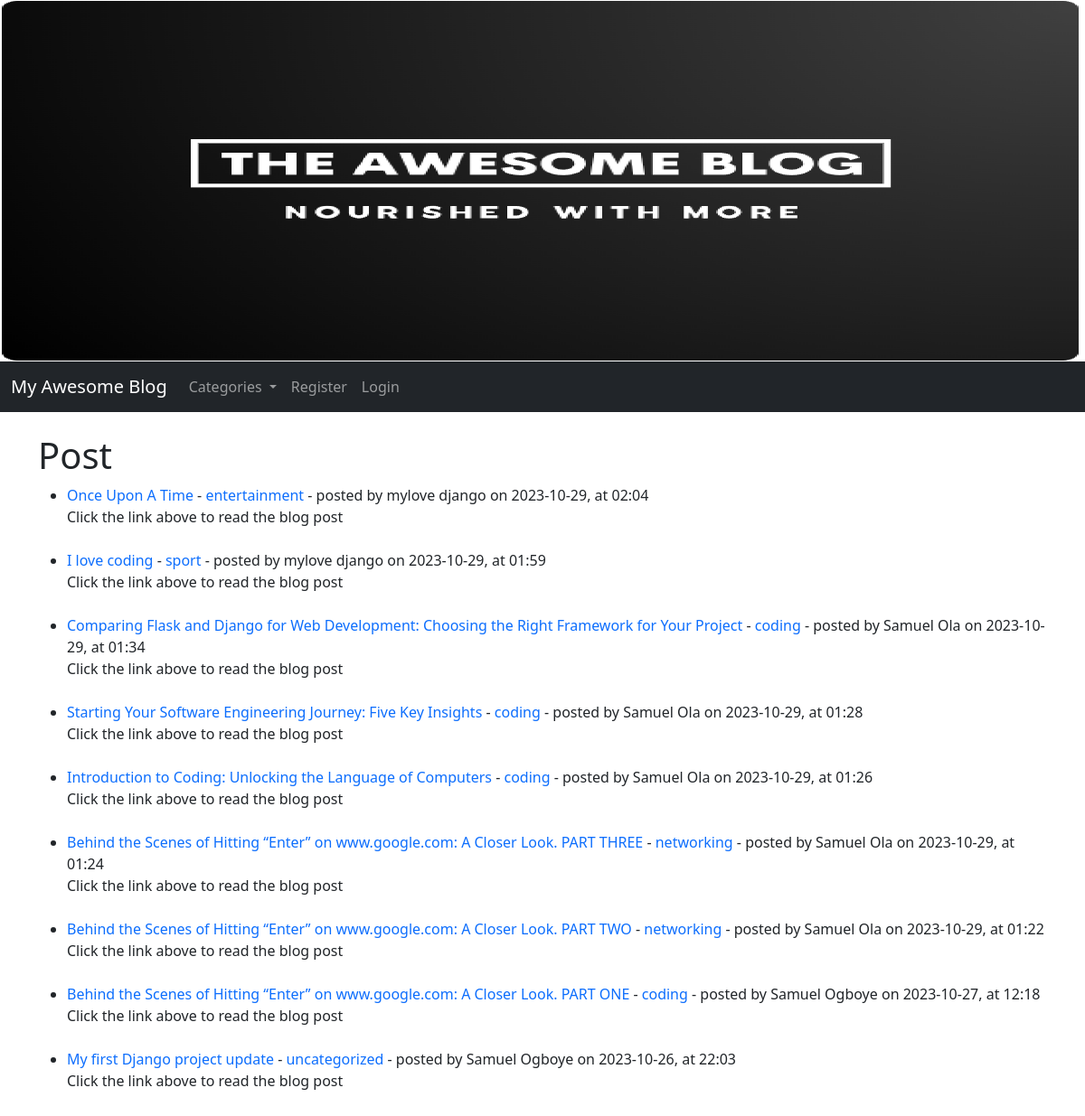
Before: / with the older database file.
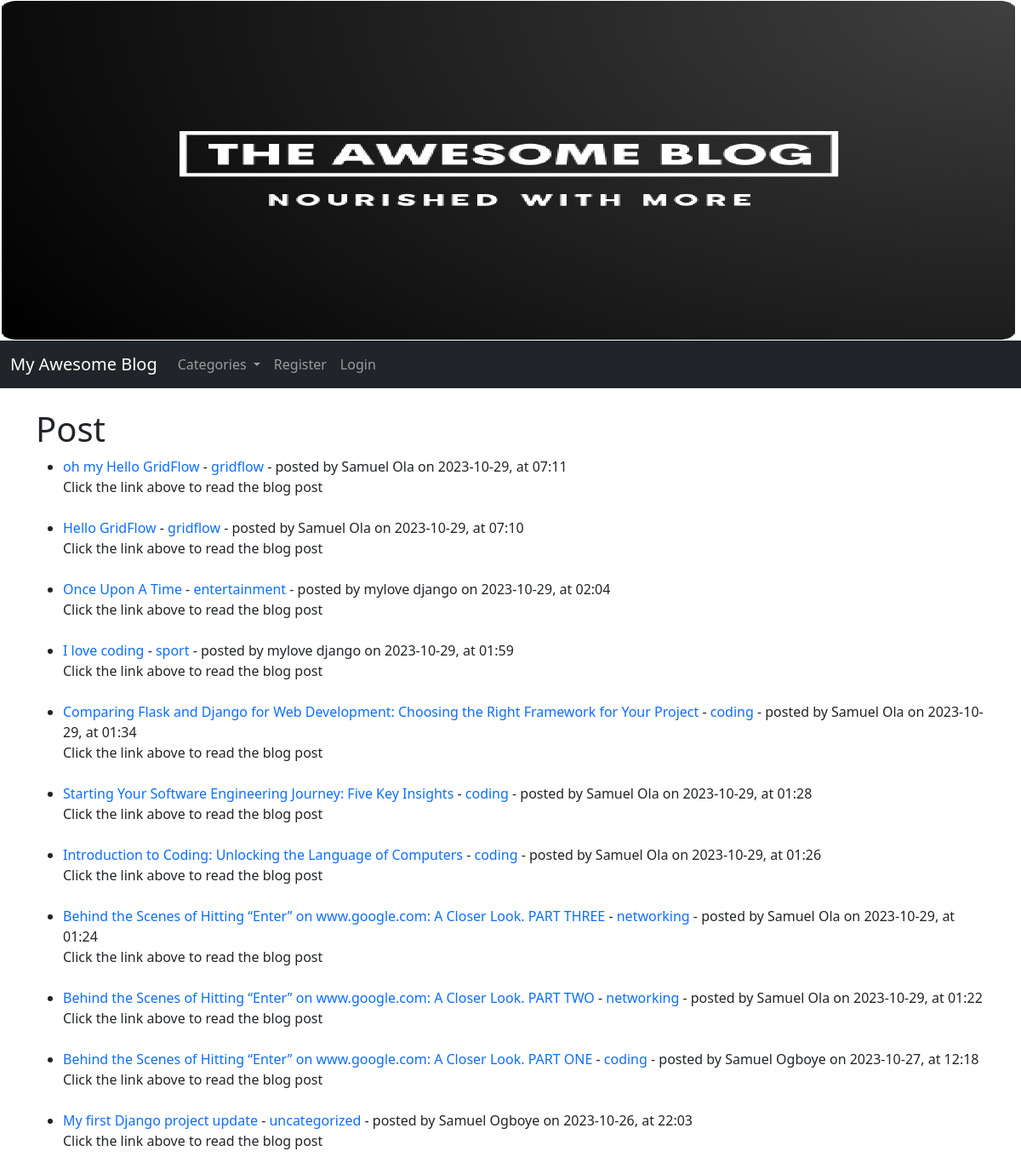
After: the same page with the newer database file.
### myblog/models.py (models this page shows, shortened)
class Post(models.Model):
    title = models.CharField(max_length=200)
    header_image = models.FileField(null=True, blank=True, upload_to="images/")
    title_tag = models.CharField(max_length=200)
    author = models.ForeignKey(User, on_delete=models.CASCADE)
    body = RichTextField(blank=True, null=True)
    createdAt = models.DateTimeField(default=timezone.now)
    updatedAt = models.DateTimeField(auto_now=True)
    category = models.CharField(max_length=200, default='uncategorized')
    likes = models.ManyToManyField(User, related_name='blog_posts')
    comment = models.TextField()

### myblog/views.py (the view)
# urls.py: path("", PostListView.as_view(), name="home"),
class PostListView(ListView):
    model = Post
    template_name = "home.html"
    ordering = ['-createdAt']
    def get_context_data(self, *args, **kwargs):
          cat_menu = Category.objects.all()
          context = super(PostListView, self).get_context_data(*args, **kwargs)
          context["cat_menu"] = cat_menu
          return context

### myblog/models.py (called while the page is built)
    def __str__(self):
           return self.name

### myblog/templates/home.html (shortened to what this page needs)
{% extends "base.html" %} {% block content%}
<h1>Post</h1>
<ul>
  {% for post in object_list %}
  <li>
    {% load tz %}
    <a href="{% url 'article-detail' post.pk %}"> {{ post.title }}</a> -
    <a href="{% url 'category' post.category %}">{{post.category|slugify }} </a>
    - posted by {{ post.author.first_name }} {{post.author.last_name }} on
    {{post.createdAt|timezone:"Africa/Lagos"|date:"Y-m-d"}}, at
    {{post.createdAt|timezone:"Africa/Lagos"|time:"H:i"}} <br />
     Click the link above to read the blog post
  </li>
  <br />
  {% endfor %}
</ul>
{% endblock %}

### myblog/templates/base.html (shortened to what this page needs)
<!DOCTYPE html>
<html lang="en">
  <head>
    {% load static %}
    <link
      href="https://cdn.jsdelivr.net/npm/bootstrap@5.3.2/dist/css/bootstrap.min.css"
      rel="stylesheet"
    />
  </head>
  <body>
     <div>
      <img src="{% static 'header.png' %}" alt="Blog Header" style="width: 100%; height: 400px;" />
    </div>
    <nav class="navbar navbar-expand-lg navbar-dark bg-dark">
      <div class="container-fluid">
        <a class="navbar-brand" href="{% url 'home' %}">My Awesome Blog</a>
        <div class="collapse navbar-collapse" id="navbarSupportedContent">
          <ul class="navbar-nav mr-auto">
			{% if cat_menu %}
			<li class="nav-item dropdown">
				<a class="nav-link dropdown-toggle" href="#" role="button" data-bs-toggle="dropdown" aria-expanded="false">
				  Categories
				</a>
			</li>
			{% else %}
			<li class="nav-item">
				<a class="nav-link" href="{% url 'category-list' %}">Categories</a>
			  </li>
			{% endif %}
            {% if user.is_authenticated %}
              <li class="nav-item">
                <a class="nav-link" href="{% url 'add_post' %}">Add Post</a>
              </li>
              <li class="nav-item">
                <a class="nav-link" href="{% url 'add_category' %}"
                  >Add Category</a
                >
              </li>
              <li class="nav-item">
                <a class="nav-link" href="{% url 'edit_profile' %}">Edit Profile</a>
              </li>
              <li class="nav-item">
                <a class="nav-link" href="{% url 'logout' %}">Logout</a>
              </li>
              <li class="nav-item">
                <a class="nav-link" href="{% url 'edit_profile' %}"> Welcome, {{ post.author.first_name }} {{ post.author.last_name }}</a>
              </li>
            {% else %}
              <li class="nav-item">
                <a class="nav-link" href="{% url 'register' %}">Register</a>
              </li>
              <li class="nav-item">
                <a class="nav-link" href="{% url 'login' %}">Login</a>
              </li>
            {% endif %}
          </ul>
        </div>
      </div>
    </nav>
    <br />
    <div class="container">{% block content%} {% endblock %}</div>
  </body>
</html>

### myblog/templates/base.html (style rules this page uses)
a { text-decoration: none; }

Changed rows visible on the page:
added Post: title "oh my Hello GridFlow", category|slugify "gridflow", author.first_name "Samuel", author.last_name "Ola", createdAt "2023-10-29", createdAt "07:11"
added Post: title "Hello GridFlow", category|slugify "gridflow", author.first_name "Samuel", author.last_name "Ola", createdAt "2023-10-29", createdAt "07:10"
